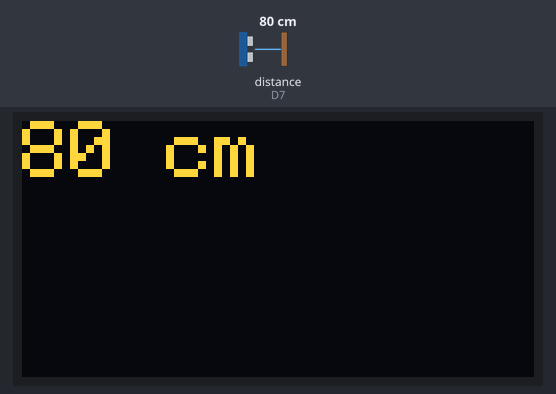
The sketch below on a simulated ESP8266 (NodeMCU). Parts: 128×64 one-colour display. Wiring (inferred from the names in the program): ultrasonic range finder: trigger D8; echo D7. The inputs (shaded band) are chosen by the test bench; at power-on: distance to the obstacle (sensor on D7) 80 cm. The echo pulse lasts 58.3 µs per cm; the OLED is the two-colour kind (top 16 rows yellow); what the sketch prints to the serial monitor is not drawn.

Above: at 1.3 s.
1.4 s: distance to the obstacle (sensor on D7) set to 2 cm
At 2.7 s:
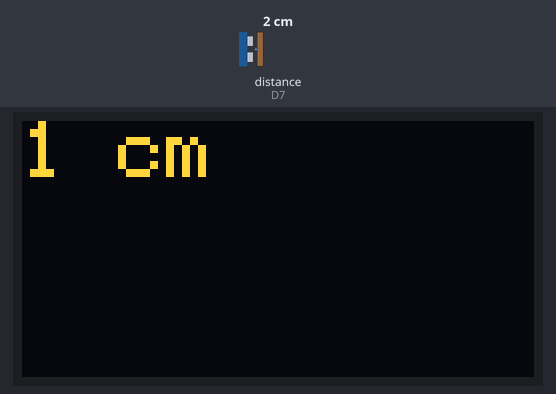
3.2 s: distance to the obstacle (sensor on D7) set to 4 cm
At 4.1 s:
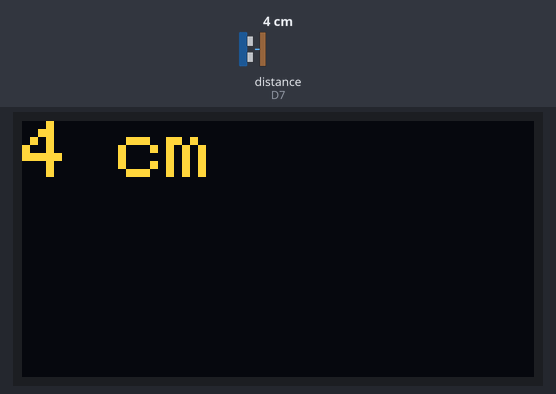
4.8 s: distance to the obstacle (sensor on D7) set to 9 cm
At 5.4 s:
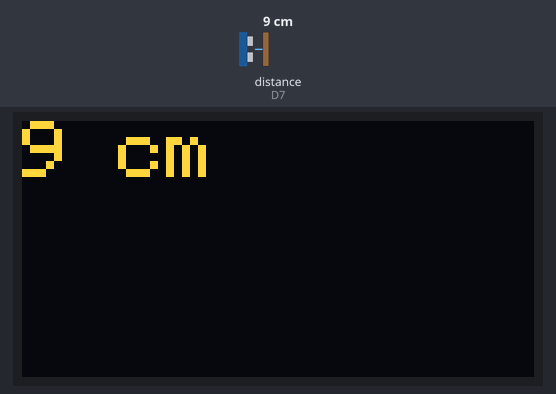
Timing chart, 0 to 7.8 s (numbered marks = the images above; inputs shaded):
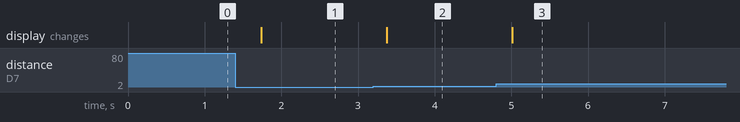

Measured:
- after the input at 1.4 s, the display: changes after 0.34 s (image 1)
- after the input at 3.2 s, the display: changes after 0.18 s (image 2)
- after the input at 4.8 s, the display: changes after 0.21 s (image 3)

The sketch:

_03_Distance.ino
```cpp
#include<Wire.h>
#include<SSD1306Ascii.h>
#include<SSD1306AsciiWire.h>

#define TRIGGER_PIN D8 // Arduino pin tied to trigger pin on the ultrasonic sensor.
#define ECHO_PIN D7 // Arduino pin tied to echo pin on the ultrasonic sensor.
#define I2C_ADDRESS 0x3C

SSD1306AsciiWire oled;

void setup() {
  //Serial Port begin
  Serial.begin (9600);
  Wire.begin();

  oled.begin(&Adafruit128x64, I2C_ADDRESS);
  oled.set400kHz();
  oled.setFont(Adafruit5x7);
  //Define Trigger pin and Echo Pin
  pinMode(TRIGGER_PIN , OUTPUT);
  pinMode(ECHO_PIN, INPUT);
}

void loop() {
  // put your main code here, to run repeatedly:
  digitalWrite(TRIGGER_PIN, LOW);
  delayMicroseconds(5);
  digitalWrite(TRIGGER_PIN, HIGH);
  delayMicroseconds(10);
  digitalWrite(TRIGGER_PIN, LOW);
  pinMode(ECHO_PIN, INPUT);

  long duration = pulseIn(ECHO_PIN, HIGH);

  // convert the time into a distance
  long cm = (duration/2) / 29.1;
  long inches = (duration/2) / 74;
  Serial.println(cm);

  oled.clear();
  oled.set2X();
  oled.println(String(cm) + " cm");
  delay(500);

}
```
